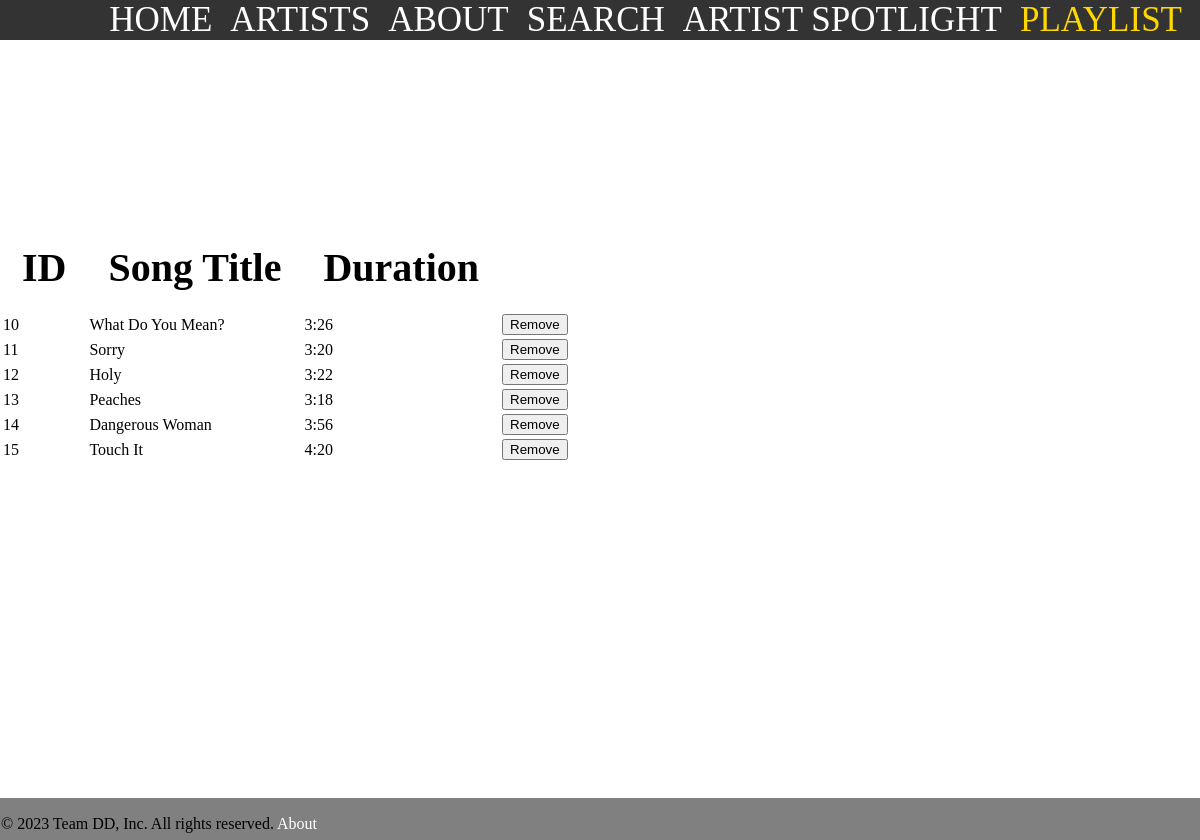
The app's page /playlist.html with its own data.
### tables this page shows
CREATE TABLE songs (id INTEGER PRIMARY KEY AUTOINCREMENT, title TEXT, duration TEXT);

### playlist.py (the view)
@app.route('/playlist.html')
def playlist():
    songs = db.execute('SELECT * FROM songs').fetchall()
    return render_template('playlist.html', songs=songs)

### templates/playlist.html (shortened to what this page needs)
<!DOCTYPE html>
<html>
  <head>
    <link rel="stylesheet" type="text/css" href="../static/index.css">
  </head>
  <body style="
    background-image: url('https://images.hdqwalls.com/wallpapers/my-best-casette-playlist-5k-za.jpg');
  background-attachment: fixed;
    background-size:cover;">
  <nav>
      <a href="index.html">HOME</a>
      <a href="artists.html">ARTISTS</a>
      <a href="about.html">ABOUT</a>
      <a href="search.html">SEARCH</a>
      <a href="spotlight.html">ARTIST SPOTLIGHT</a>
      <a href="playlist.html" class="active">PLAYLIST</a>
    </nav>
    <h1 style="color:white;">Playlist</h1>
    <table>
      <thead>
        <tr>
           <th style="font-size:40px;">ID</th>
          <th style="font-size:40px;">Song Title</th>
          <th style="font-size:40px;">Duration</th>
        </tr>
      </thead>
      <tbody>
        {% for song in songs %}
        <tr>
           <td>{{ song[0] }}</td>
          <td>{{ song[1] }}</td>
          <td>{{ song[2] }}</td>
          <td><button onclick="removeSong('{{ song[1] }}','{{ song[2] }}')">Remove</button></td>
        </tr>
        {% endfor %}
      </tbody>
    </table>
       <footer>
    <p>© 2023 Team DD, Inc. All rights reserved. <span><a href="about.html">About</a></span></p>
</footer>
  </body>
</html>

### static/index.css (style rules this page uses)
h1 { color:grey; font-family: 'Arial' ,sans-serif; text-align: center; font-size: 100px; margin-top: 40px; }
a { color:grey; text-decoration: none; }
nav { display: flex; justify-content:right; align-items: center; background-color: #333; padding: 0px; position: fixed; top: 0; right: 0; width: 100%; }
nav a { text-decoration: none; margin-right: 18px; text-align:right; font-size:35px; }
a { color:white; }
body { margin: 0; padding: 0; min-height: 100vh; position: relative; }
footer { position: absolute; bottom: 0; left: 0; right: 0; height: 40px; background-color: grey; color: black; padding: 1px; }
nav a.active { color: gold; }

### templates/playlist.html (style rules this page uses)
th { padding: 20px; }

### records on screen
songs: id "10", title "What Do You Mean?", duration "3:26"
songs: id "11", title "Sorry", duration "3:20"
songs: id "12", title "Holy", duration "3:22"
songs: id "13", title "Peaches", duration "3:18"
songs: id "14", title "Dangerous Woman", duration "3:56"
songs: id "15", title "Touch It", duration "4:20"
